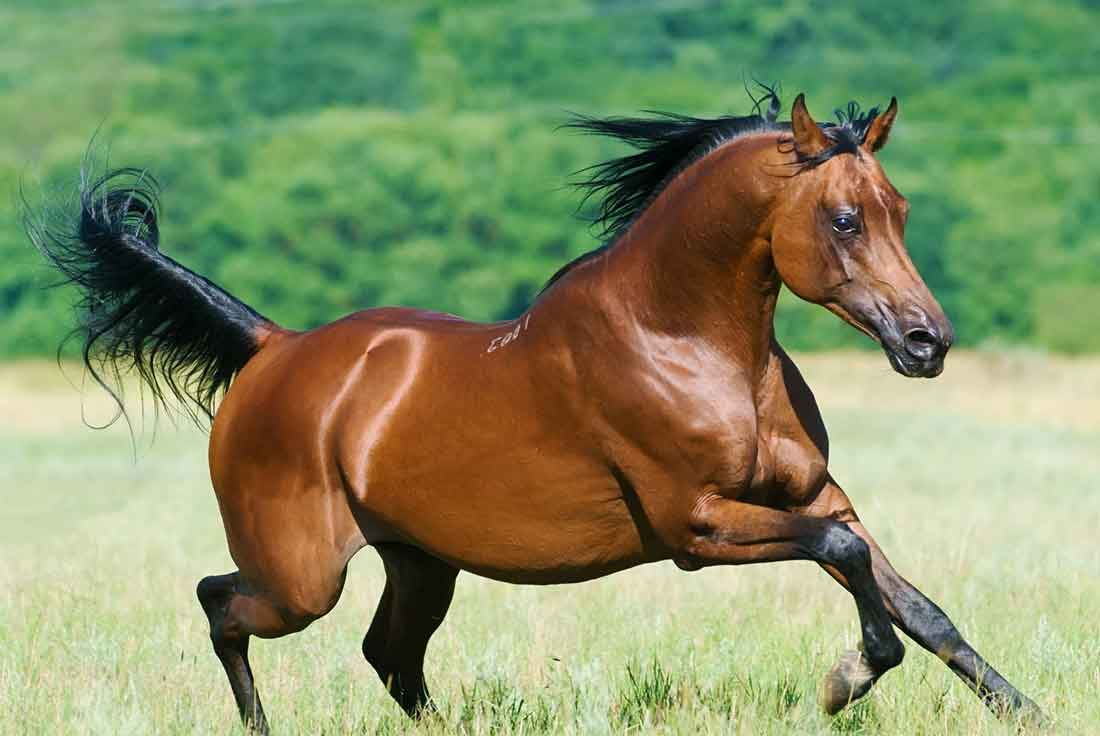
#> input picture week3/img.jpg, 1100 x 736 px, found by its file name
$ jupyter execute Img_proc_1.ipynb
#> lines starting #> are read from the running program, lines starting #| are printed output that depends on the picture
[cell 1]
import cv2
import numpy as np
from google.colab.patches import cv2_imshow
import matplotlib.pyplot as plt

[cell 2]
img = cv2.imread("/content/img.jpg")
#> img is the input picture: shape (736, 1100, 3); mean B, G, R 102.8, 144.7, 132.4

[cell 3]
cv2_imshow(img)

[cell 4]
print(img.size)
#| 2428800

[cell 5]
print(img.dtype)
#| uint8

[cell 6]
print(img.shape)
#| (736, 1100, 3)

we have width, height and channel information by using "shape" function.

[cell 7]
row = 256
col = 256
img1 = np.zeros((row,col))
img1[100:105,:] = 0.5
img1[:,100:105] = 1

[cell 8]
plt.figure(figsize=(10,4))
plt.imshow(img1)
plt.show()
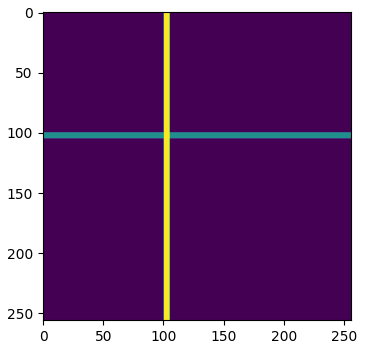
#> figure drawn by matplotlib, 1 panel

[cell 9]
h = 512
w = 512
img2 = np.random.randint(255,size=(h,w,1),dtype=np.uint8)

cv2_imshow(img2)
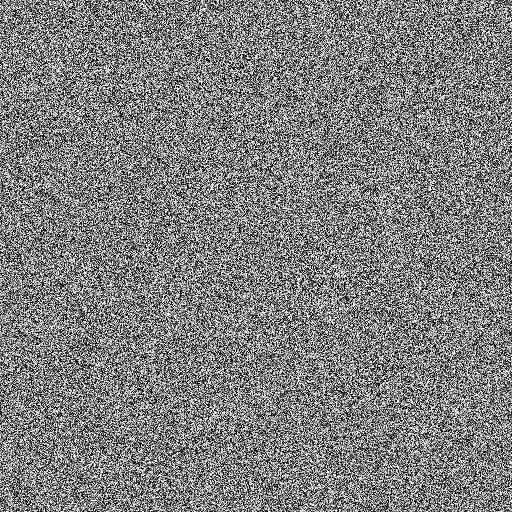
#> shown: shape (512, 512, 1); min 0, max 254, mean 126.9
